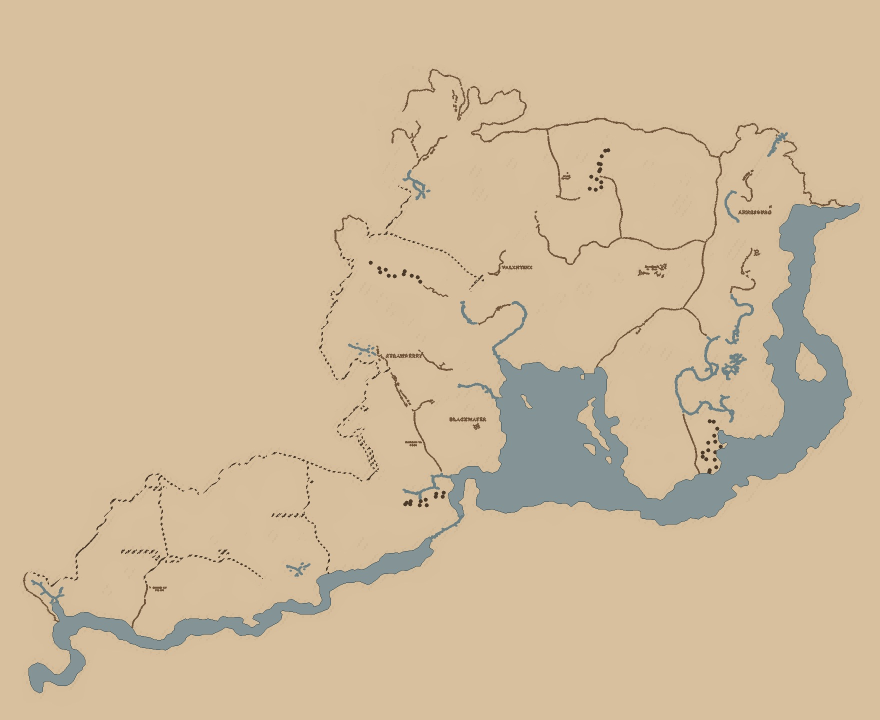
#> input picture android-native/app/src/main/assets/web/content/parchment-close.jpg, 1760 x 1440 px (shown at 1/2 size)
$ python -i trace-parchment.py   (imports and definitions only)   (older library calls are emulated)
#> lines starting #> are read from the running program, lines starting #| are printed output that depends on the picture; after the words box and inside, x2 and y2 are one past the last pixel; in counts of white or black regions, pixels touching at a corner belong together
#!/usr/bin/env python3
"""Draw the field map in the RDOMap frame.

Zoom-4 game tiles are a tracing reference only. The parchment JPEG is a text-free
land wash. Water, coast, roads, rail, rivers, and borders are vectors in
map-lines.json. No tile pixels are copied into the output.
"""
import json
from pathlib import Path

import cv2
import numpy as np
from PIL import Image, ImageDraw, ImageFont

ROOT = Path("/workspace")
OUT_DIRS = [
    ROOT / "server/public/content",
    ROOT / "android-native/app/src/main/assets/web/content",
]
GAZETTEER = ROOT / "server/public/content/gazetteer.json"
UNIT = 10  # pixels per map unit; the frame is 176 wide by 144 tall
WIDTH = 176 * UNIT
HEIGHT = 144 * UNIT
PAPER = (214, 190, 156)
WATER = (132, 148, 150)
COAST = (58, 78, 84)
ROAD = (112, 84, 58)
RAIL = (72, 56, 42)
BORDER = (74, 56, 40)
INK = (42, 26, 14)
WATER_INK = (32, 62, 70)
COUNTY_INK = (68, 48, 32)

STATES = {"AMBARINO", "NEW HANOVER", "WEST ELIZABETH", "LEMOYNE", "NEW AUSTIN"}
WATERS = {"Flat Iron Lake", "San Luis River", "Lannahechee River"}
MAJOR_TOWNS = {
    "Valentine", "Blackwater", "Saint Denis", "Rhodes", "Strawberry",
    "Armadillo", "Tumbleweed", "Annesburg",
}
FONT = "/usr/share/fonts/truetype/liberation/LiberationSerif-Regular.ttf"
FONT_BOLD = "/usr/share/fonts/truetype/liberation/LiberationSerif-Bold.ttf"
FONT_ITALIC = "/usr/share/fonts/truetype/liberation/LiberationSerif-Italic.ttf"


# [8 lines left out: function load_composite, not called in this run]


def smooth_mask(mask):
    contours, hier = cv2.findContours(mask, cv2.RETR_CCOMP, cv2.CHAIN_APPROX_TC89_L1)
    out = np.zeros(mask.shape, np.uint8)
    if hier is None:
        return mask
    external = []
    holes = []
    for index, contour in enumerate(contours):
        if cv2.contourArea(contour) < 24:
            continue
        approx = cv2.approxPolyDP(contour, 1.4, True)
        if hier[0][index][3] >= 0:
            holes.append(approx)
        else:
            external.append(approx)
    cv2.drawContours(out, external, -1, 255, thickness=-1)
    cv2.drawContours(out, holes, -1, 0, thickness=-1)
    return out > 0


def skeletonize(mask):
    image = (mask.astype(np.uint8) * 255)
    skeleton = np.zeros_like(image)
    element = cv2.getStructuringElement(cv2.MORPH_CROSS, (3, 3))
    while cv2.countNonZero(image):
        opened = cv2.morphologyEx(image, cv2.MORPH_OPEN, element)
        skeleton = cv2.bitwise_or(skeleton, cv2.subtract(image, opened))
        image = cv2.erode(image, element)
    return skeleton > 0


def classify_water(image):
    red = image[:, :, 0].astype(np.int16)
    green = image[:, :, 1].astype(np.int16)
    blue = image[:, :, 2].astype(np.int16)
    # Game water is gray-teal: darker than the land and with a smaller red-blue gap.
    raw = (((red - blue) < 42) & (red < 175) & (green < 170)).astype(np.uint8) * 255
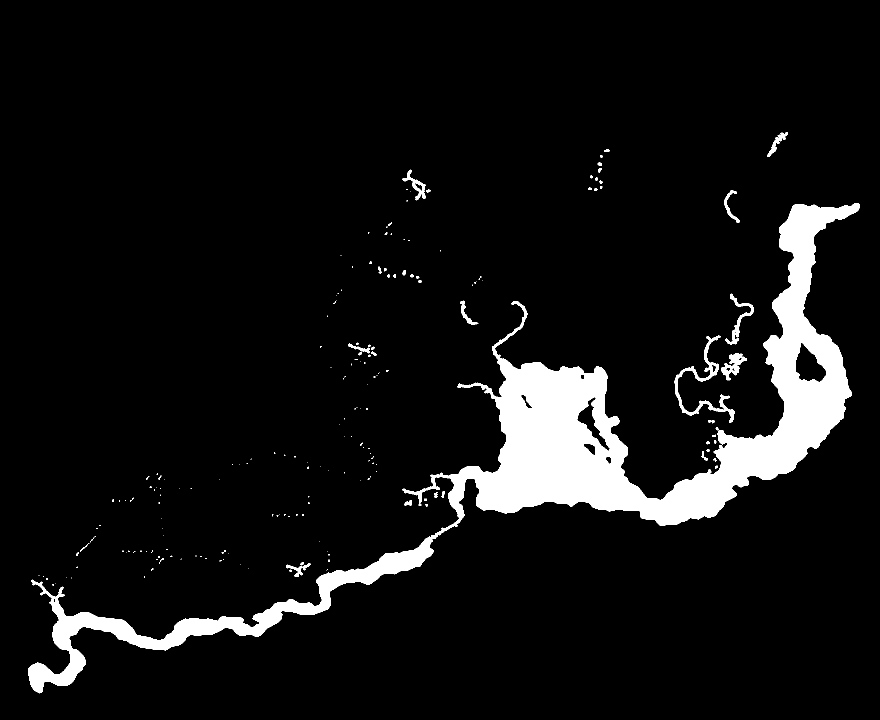
#> raw: shape (1440, 1760) (shown at 1/2 size); 7.2% white; 199 white regions (143 under 20 px), largest, box (x1, y1, x2, y2) and area: (57, 406, 1720, 1387) 173055, (1349, 671, 1469, 846) 2841, (1443, 706, 1494, 761) 1096
    raw = cv2.morphologyEx(raw, cv2.MORPH_OPEN, cv2.getStructuringElement(cv2.MORPH_ELLIPSE, (3, 3)))
#> raw: shape (1440, 1760); 7.2% white; 99 white regions (47 under 20 px), largest, box (x1, y1, x2, y2) and area: (57, 406, 1720, 1387) 172962, (1349, 671, 1469, 846) 2810, (1443, 706, 1494, 761) 1071
    count, labels, stats, _ = cv2.connectedComponentsWithStats(raw, connectivity=8)
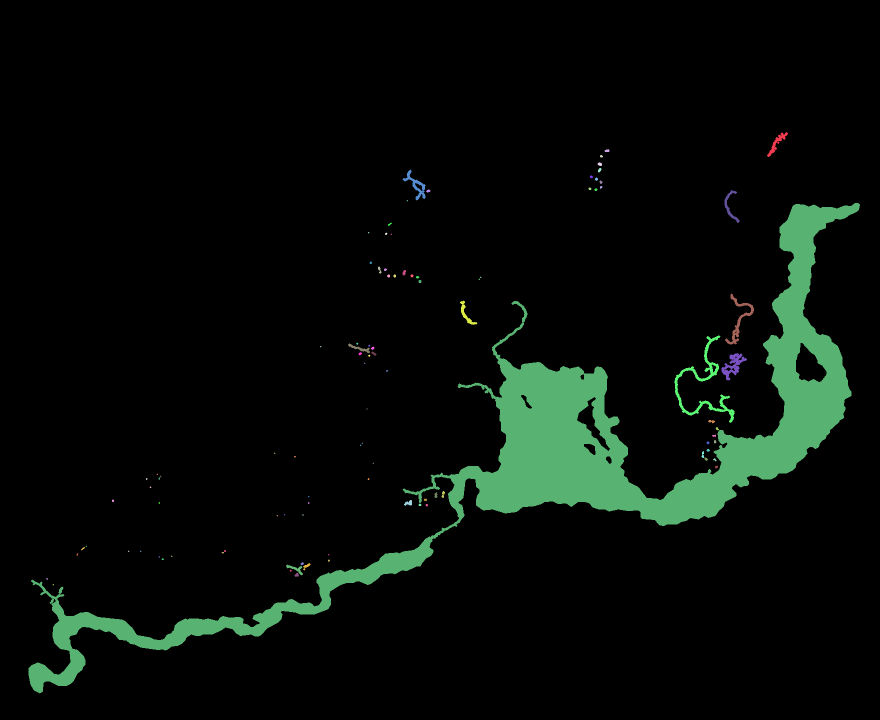
#> labels: shape (1440, 1760) int32 (shown at 1/2 size); 100 distinct labels, from 0 to 99; one colour per label, 0 black
#> count = 100; stats = 100 rows, first 6: [0, 0, 1760, 1440, 2352069], [1534, 264, 42, 50, 495], [1209, 298, 10, 6, 44], [1200, 310, 6, 5, 24], [1195, 325, 9, 7, 48], [1196, 336, 7, 9, 43]
    clean = np.zeros_like(raw)
    for index in range(1, count):
        if int(stats[index, cv2.CC_STAT_AREA]) >= 80:
            clean[labels == index] = 255
    # Wide cores survive erosion. Thin channels do not, so they stay rivers.
    kernel = cv2.getStructuringElement(cv2.MORPH_ELLIPSE, (11, 11))
    core = cv2.erode(clean, kernel)
#> core: shape (1440, 1760); 5.3% white; 3 white regions, box (x1, y1, x2, y2) and area: (902, 411, 1714, 1047) 115393, (109, 1079, 862, 1297) 15945, (62, 1302, 166, 1381) 2612
    count, labels, stats, _ = cv2.connectedComponentsWithStats(core, connectivity=8)
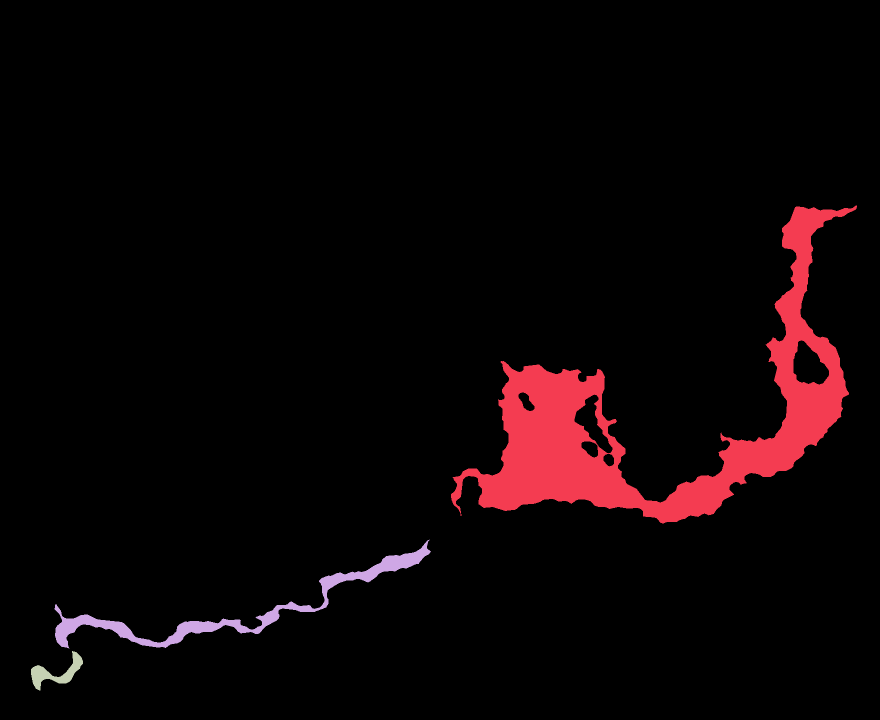
#> labels: shape (1440, 1760) int32 (shown at 1/2 size); 4 distinct labels, from 0 to 3; one colour per label, 0 black
#> count = 4; stats = [[0, 0, 1760, 1440, 2400450], [902, 411, 812, 636, 115393], [109, 1079, 753, 218, 15945], [62, 1302, 104, 79, 2612]]
    cores = np.zeros_like(core)
    for index in range(1, count):
        if int(stats[index, cv2.CC_STAT_AREA]) >= 800:
            cores[labels == index] = 255
    lakes = cv2.dilate(cores, kernel) & clean
#> lakes: shape (1440, 1760); 6.7% white; 2 white regions, box (x1, y1, x2, y2) and area: (897, 406, 1719, 1052) 138828, (57, 1074, 867, 1386) 30381
    lakes = cv2.morphologyEx(lakes, cv2.MORPH_CLOSE, cv2.getStructuringElement(cv2.MORPH_ELLIPSE, (5, 5)))
#> lakes: shape (1440, 1760); 6.7% white; 2 white regions, box (x1, y1, x2, y2) and area: (897, 406, 1719, 1052) 138956, (57, 1074, 867, 1386) 30411
    rivers = clean.copy()
    rivers[lakes > 0] = 0
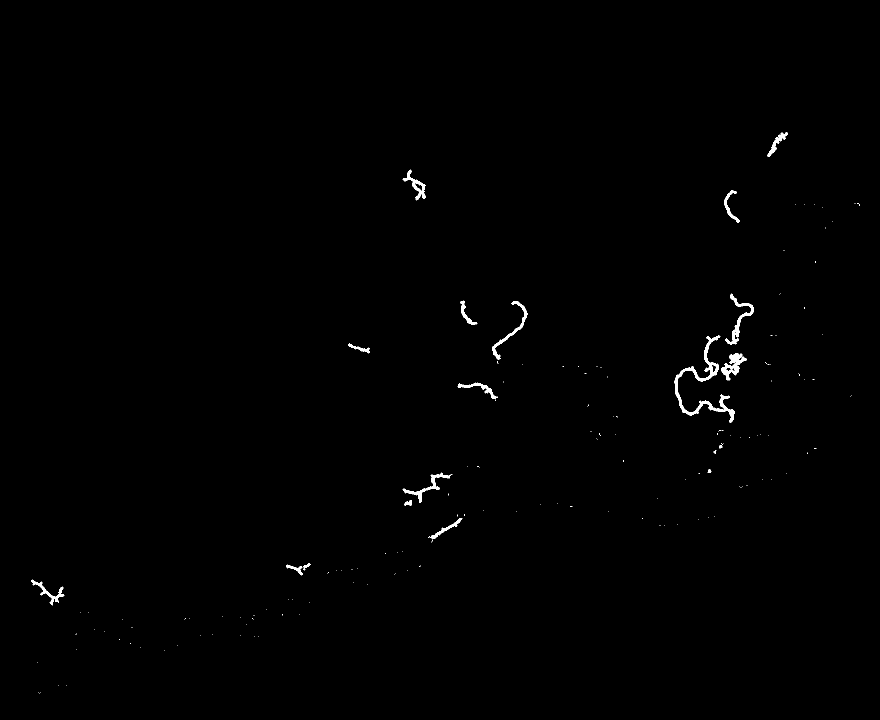
#> rivers: shape (1440, 1760) (shown at 1/2 size); 0.45% white; 161 white regions (142 under 20 px), largest, box (x1, y1, x2, y2) and area: (1349, 671, 1469, 846) 2810, (1443, 706, 1494, 761) 1071, (1450, 587, 1508, 689) 1050
    count, labels, stats, _ = cv2.connectedComponentsWithStats(rivers, connectivity=8)
#> labels: shape (1440, 1760) int32; 162 distinct labels, from 0 to 161
#> count = 162; stats = 162 rows, first 6: [0, 0, 1760, 1440, 2523015], [1534, 264, 42, 50, 495], [805, 339, 46, 62, 703], [1449, 380, 30, 66, 449], [1709, 406, 2, 1, 2], [1714, 406, 6, 6, 8]
    thin = np.zeros_like(rivers)
    for index in range(1, count):
        area = int(stats[index, cv2.CC_STAT_AREA])
        extent = max(int(stats[index, cv2.CC_STAT_WIDTH]), int(stats[index, cv2.CC_STAT_HEIGHT]))
        if area < 160 or extent < 48:
            continue
        thin[labels == index] = 255
#> this loop made 161 passes
#> (area, extent) on passes 1 to 3: (495, 50), (703, 62), (449, 66)
    # Centerline, then a 2px stroke. One color, no second outline.
    center = skeletonize(thin > 0)
#> the loop in skeletonize, `while cv2.countNonZero(image):` made 7 passes
#> after the loop in skeletonize, `while cv2.countNonZero(image):`:
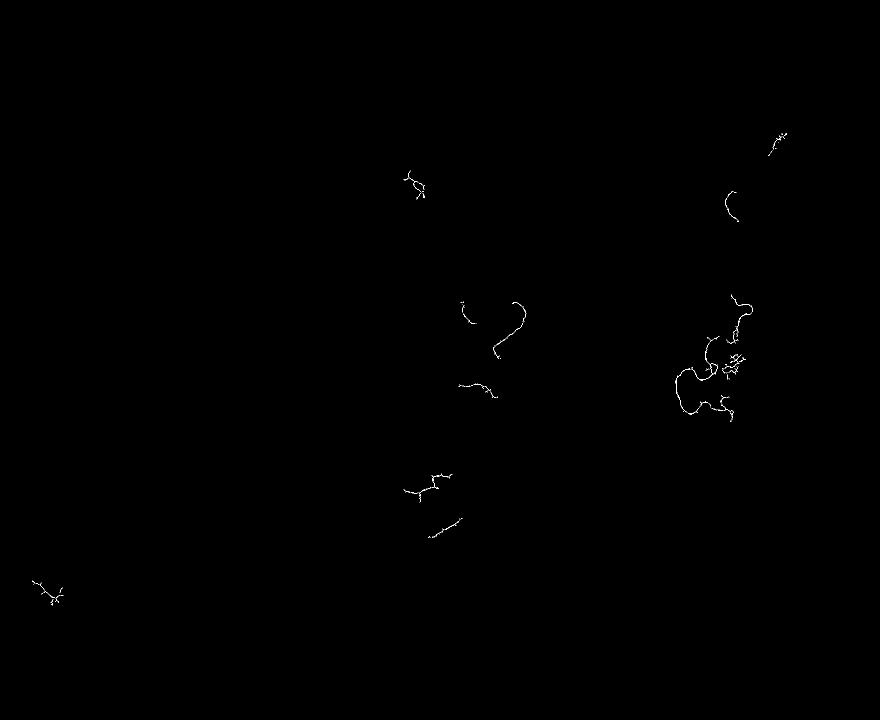
#> skeleton: shape (1440, 1760) (shown at 1/2 size); 0.09% white in thin lines or dots, all inside (x1, y1, x2, y2) = (64, 266, 1574, 1211)
    # About three pixels at full resolution: a hairline on the phone, one stroke.
    rivers = cv2.dilate(center.astype(np.uint8), cv2.getStructuringElement(cv2.MORPH_ELLIPSE, (5, 5)))
#> rivers: shape (1440, 1760); values 0 (black) and 1 (white), 0.42% white; 12 white regions
    lakes = smooth_mask(lakes)
#> in smooth_mask, `contours, hier = cv2.findContours(mask, cv2.RETR_CCOMP, cv2.CHAIN_APPR..`: contours = 9 contours; largest, box (x1, y1, x2, y2) and area: (897, 406, 1719, 1052) 142619, (57, 1074, 867, 1386) 29407, (1591, 685, 1654, 765) 2944, (1154, 795, 1220, 902) 1974, (1167, 887, 1192, 911) 329
#> the loop in smooth_mask, `for index, contour in enumerate(contours):` made 9 passes
#> after the loop in smooth_mask, `for index, contour in enumerate(contours):`: external = 2 contours; box (x1, y1, x2, y2) and area: (897, 406, 1719, 1052) 142574, (57, 1074, 867, 1386) 29354; holes = 7 contours; box (x1, y1, x2, y2) and area: (1591, 685, 1654, 765) 2934, (1154, 795, 1220, 902) 1960, (1167, 887, 1191, 911) 312, (1211, 912, 1223, 927) 113, (1050, 803, 1064, 818) 99, (1042, 790, 1054, 803) 82, (1160, 748, 1168, 760) 48
#> in smooth_mask, `cv2.drawContours(out, holes, -1, 0, thickness=-1)`:
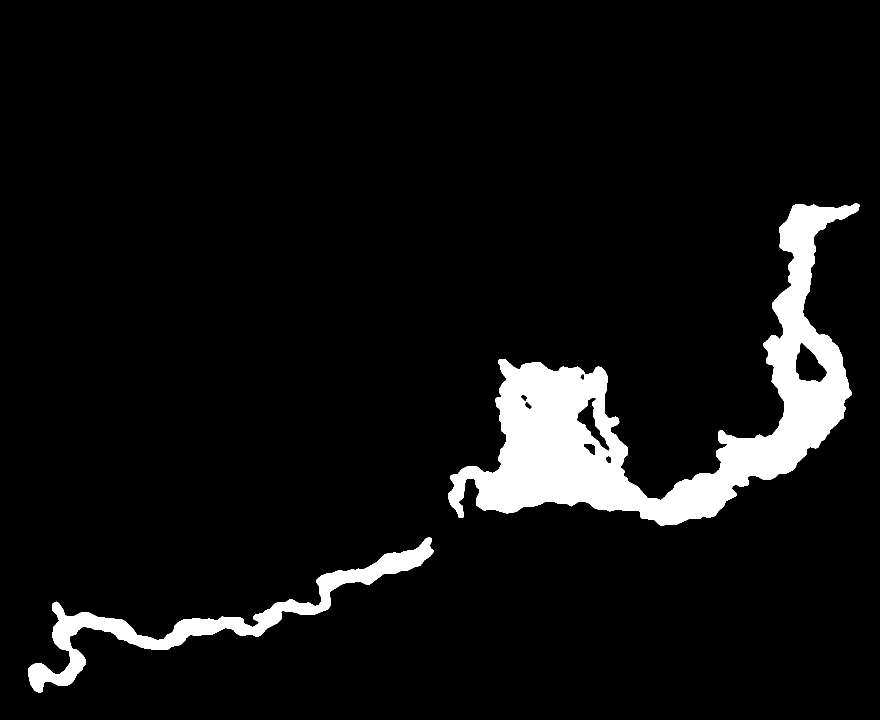
#> out: shape (1440, 1760) (shown at 1/2 size); 6.7% white; 2 white regions, box (x1, y1, x2, y2) and area: (897, 406, 1719, 1052) 138432, (57, 1074, 867, 1386) 30440
    rivers = (rivers > 0) & ~lakes
#> rivers: shape (1440, 1760) bool; 0.42% white; 12 white regions, largest, box (x1, y1, x2, y2) and area: (1349, 671, 1469, 846) 2832, (1450, 587, 1508, 689) 1091, (1443, 706, 1494, 761) 1061
    return lakes, rivers


# [246 lines left out: functions line_masks, terrain, dotted, keep_long, stroke, paint_land and 3 more, not called in this run]


def to_lng_lat(x, y):
    return [round(float(x) / UNIT, 2), round(float(-y) / UNIT, 2)]


# [382 lines left out: functions zhang_suen, road_ribbon, trace_paths, lake_rings, tracked, draw_labels and 8 more, not called in this run]


# [2 lines not run here, left out]

>>> import cv2
>>> picture = cv2.cvtColor(cv2.imread('../../android-native/app/src/main/assets/web/content/parchment-close.jpg'), cv2.COLOR_BGR2RGB)
>>> result = classify_water(picture)

$ run again, on android-native/app/src/main/assets/web/content/parchment-far.png
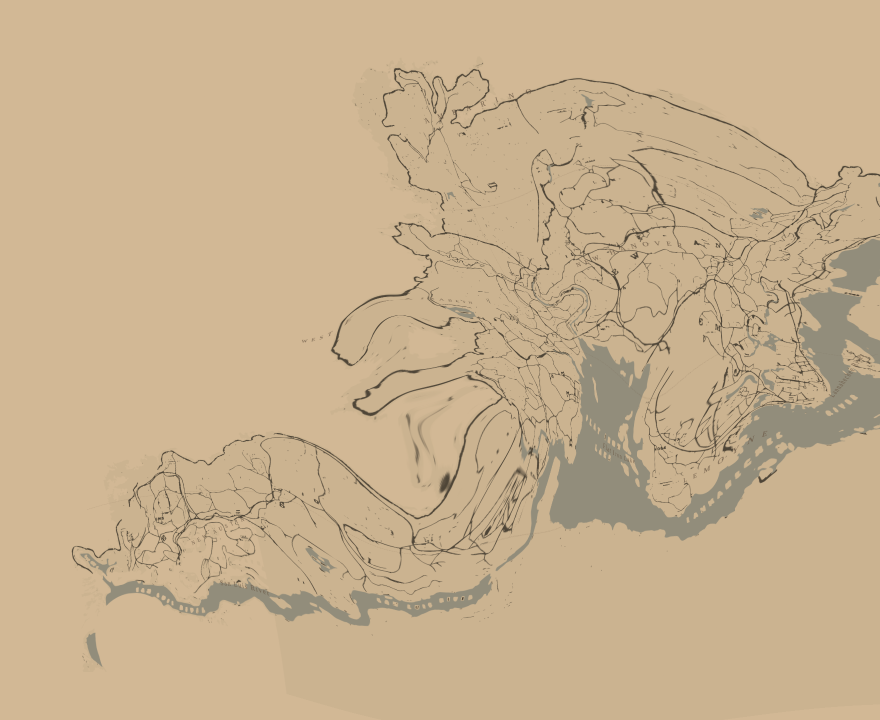
#> input picture android-native/app/src/main/assets/web/content/parchment-far.png, 1760 x 1440 px (shown at 1/2 size)
#> in classify_water, `count, labels, stats, _ = cv2.connectedComponentsWithStats(raw, connec..`: count = 928; stats = 928 rows, first 6: [0, 0, 1760, 1440, 2365545], [788, 136, 29, 11, 105], [911, 138, 44, 29, 171], [818, 141, 18, 4, 51], [956, 140, 8, 16, 41], [788, 145, 5, 16, 43]
#> core: shape (1440, 1760); 3.5% white; 40 white regions (23 under 20 px), largest, box (x1, y1, x2, y2) and area: (1101, 586, 1760, 1076) 73162, (405, 1169, 760, 1247) 6211, (1665, 483, 1760, 579) 5605
#> in classify_water, `count, labels, stats, _ = cv2.connectedComponentsWithStats(core, conne..`: count = 41; stats = 41 rows, first 6: [0, 0, 1760, 1440, 2446251], [1177, 202, 1, 1, 1], [1665, 483, 95, 96, 5605], [1101, 586, 659, 490, 73162], [1541, 681, 4, 4, 9], [1533, 763, 1, 1, 1]
#> in classify_water, `count, labels, stats, _ = cv2.connectedComponentsWithStats(rivers, con..`:
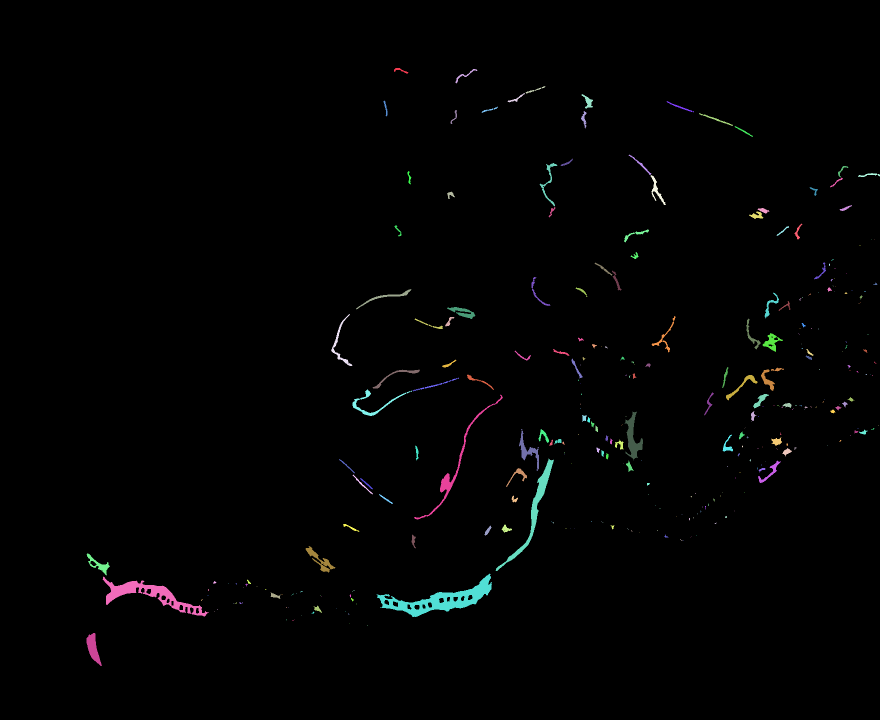
#> labels: shape (1440, 1760) int32 (shown at 1/2 size); 302 distinct labels, from 0 to 301; one colour per label, 0 black
#> in classify_water, `count, labels, stats, _ = cv2.connectedComponentsWithStats(rivers, con..`: count = 302; stats = 302 rows, first 6: [0, 0, 1760, 1440, 2497166], [788, 136, 29, 11, 105], [911, 138, 44, 29, 171], [1051, 172, 40, 15, 100], [1015, 186, 35, 19, 125], [1163, 188, 23, 29, 262]
#> the loop in classify_water, `for index in range(1, count):` made 301 passes
#> (area, extent) on passes 1 to 3: (105, 29), (171, 44), (100, 40)
#> the loop in skeletonize, `while cv2.countNonZero(image):` made 16 passes
#> contours = 18 contours; largest, box (x1, y1, x2, y2) and area: (1096, 581, 1760, 1080) 99864, (400, 1164, 765, 1252) 11258, (1660, 478, 1760, 584) 6938, (1650, 788, 1716, 833) 750, (1189, 893, 1223, 922) 368
#> the loop in smooth_mask, `for index, contour in enumerate(contours):` made 18 passes
#> approx on pass 15: [[1191, 783], [1195, 791], [1192, 796], [1188, 789]]
#> after the loop in smooth_mask, `for index, contour in enumerate(contours):`: external = 3 contours; box (x1, y1, x2, y2) and area: (1096, 581, 1760, 1080) 99836, (400, 1164, 765, 1252) 11198, (1660, 478, 1760, 584) 6988; holes = 14 contours; largest, box (x1, y1, x2, y2) and area: (1651, 789, 1716, 833) 738, (1189, 893, 1223, 922) 366, (1509, 892, 1527, 913) 210, (1487, 916, 1504, 937) 183, (1415, 995, 1430, 1014) 158
#> in smooth_mask, `cv2.drawContours(out, holes, -1, 0, thickness=-1)`:
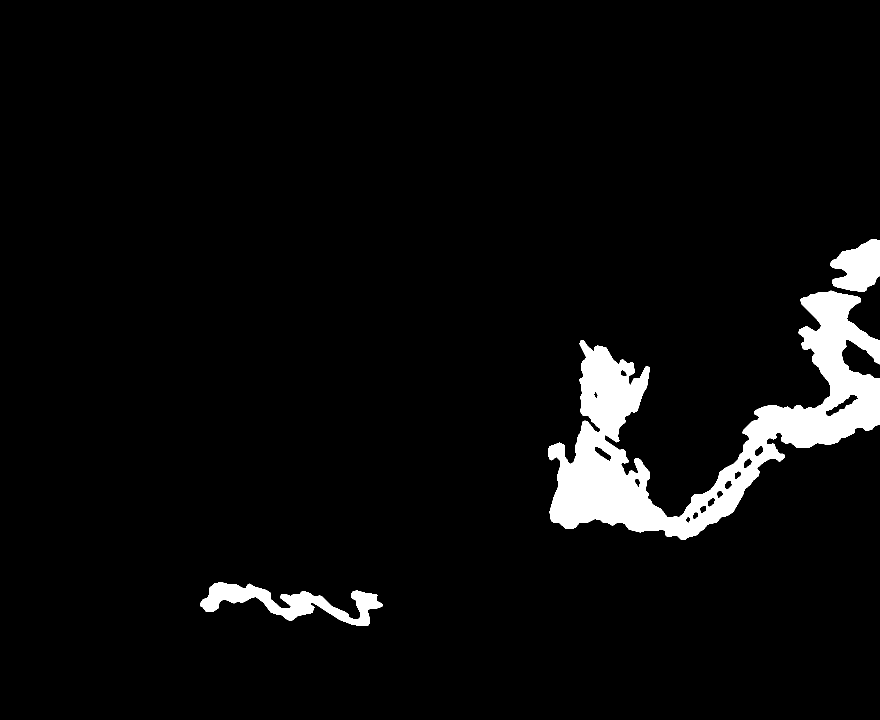
#> out: shape (1440, 1760) (shown at 1/2 size); 4.6% white; 3 white regions, box (x1, y1, x2, y2) and area: (1096, 581, 1760, 1080) 98638, (400, 1164, 765, 1252) 11691, (1660, 478, 1760, 584) 7169
